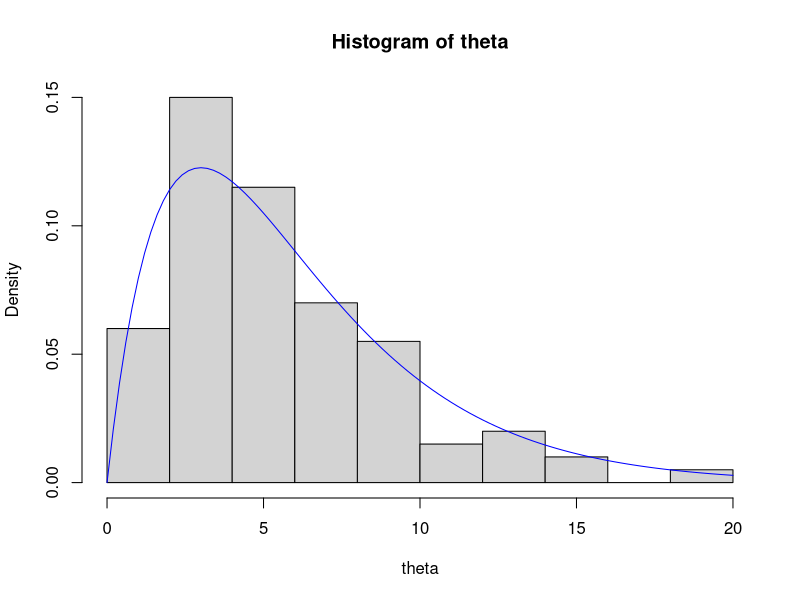
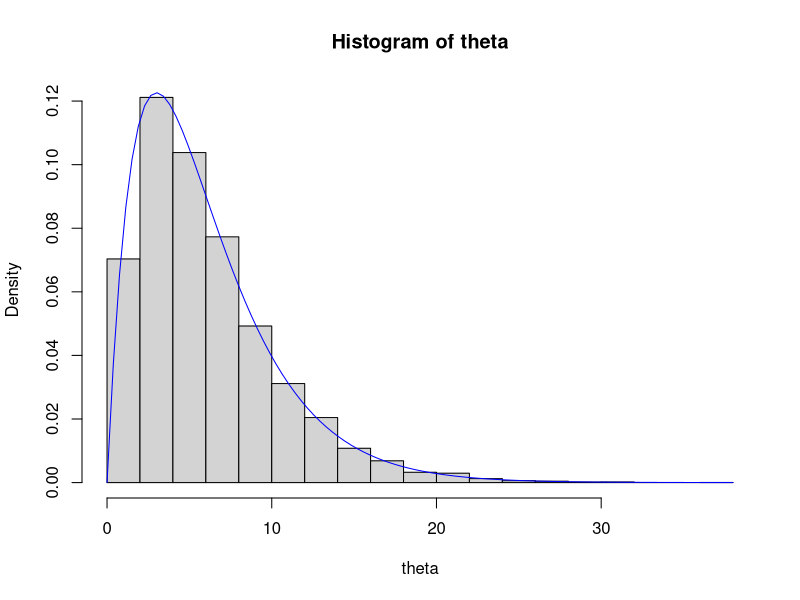
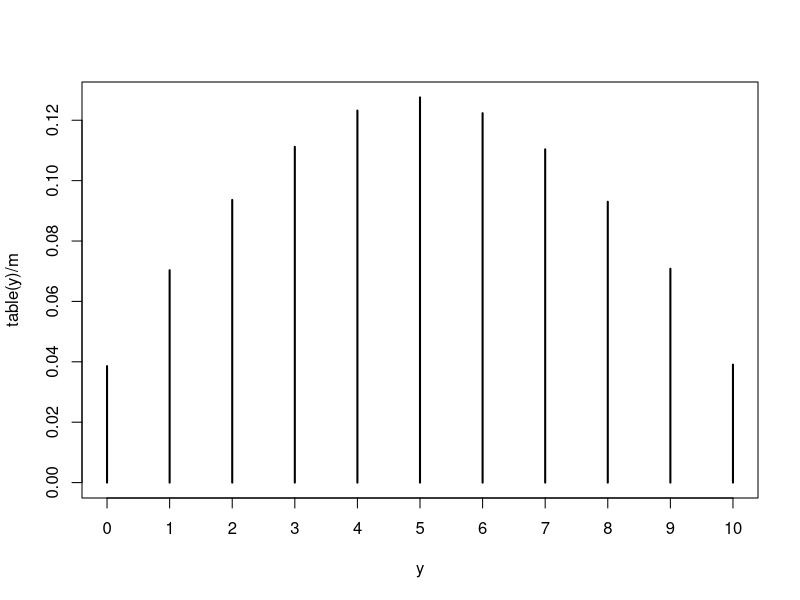

Write the R code that produced these figures, in order.




set.seed(32)


####n = 100

n = 100
a = 2.0
b = 1.0/3.0

theta = rgamma(n,a,b)

head(theta)

tail(theta)

hist(theta, freq=FALSE)
curve(dgamma(x,a,b), col = "blue", add = TRUE)

sum(theta)/n
mean(theta) #simuleeritud keskmine
a/b #see on antud gamma jaotuse analüütiline keskmine. Meie simuleeritud keskmine pole väga hea


###n = 10000

  n = 10000
  a = 2.0
  b = 1.0/3.0
  
  theta = rgamma(n,a,b)
  
  head(theta)
  
  tail(theta)
  
  hist(theta, freq=FALSE)
  curve(dgamma(x,a,b), col = "blue", add = TRUE)

mean(theta)


var(theta) #simuleeritud variatsioon
a/b^2 #analüütiline variatsioon - suht lähedal

ind <- theta < 5.0 #millised väärtused on simulatsioonis alla 5
head(ind)
mean(ind) # simulatsiooni hinnang, et väärtus on alla 5.0
pgamma(5,2,1/3) #analüütiline hinnang, et väärtus on alla 5.0       

quantile(theta,.95) #paneb theta vektori numbrid järjekorda ja võtab 95th quantile'i
qgamma(.95,2,1/3) #analüütiline meie gamma quantile

se <- sd(theta)/sqrt(n) #monte carlo hinnangu standardviga
se

2.0*se #usalduspiiride ulatus keskmisele. Ütleb, et oleme 95% kindlad, et tõeline theta väärtus pole
#kaugemal kui see väärtus keskmisest:

mean(theta) - (2.0*se)
mean(theta) + (2.0*se)

se <- sd(ind)/sqrt(n) 
se #usalduspiiride ulatus tõenäosusele, et väärtus on alla 5.0
#ehk proportsioonile väärtustele, mis on simulatsioonis alla 5.0. 

2*se #Peaks ütlema meile sisuliselt, et 95% tõenäosus, et kui teeme simulatsiooni, 
#siis alla 5.0 jäävate väärtuste proportsioon jääb meie mean(ind) väärtusest nii palju
#mõlemale poole (+ ja -)

####HIERHARHILINE MUDEL
##2 sammu:

m = 1e5 #Montecarlo valimi suurus
y <- numeric(m) #tühi numbriline vektor m liikmega
phi <- numeric(m) #---"---

#järgmises funktsioonis me sisuliselt tõmbame ükshaaval phi vektorisse ühe väärtuse 
#beta jaotusest ja paneme selle väärtuse binomiaalse jaotuse parameetriks, et tõmmata
#y vektorisse üks väärtus. Teeme seda 1e5 ehk 100k korda.
for (i in 1:m){
  phi[i] <- rbeta(1, 2, 2)
  y[i] <- rbinom(1,10,phi[i])
}

#Siin teeme sama asja, mis üleval ainult vektoritega, mis on vääääga palju kiirem
#sisuliselt teeme kohe 100k tõmmet phi vektorisse ja seejärel kasutame igat phi
#vektori liiget ükshaaval, et teha igale phi vektori väärtusele vastav tõmmet
#binomiaalsest jaotusest y vektorisse ja nii 100k korda.
phi <- rbeta(m,2,2)
y <- rbinom(m,10,phi)

#Nüüd vaatame y  marginaalse jaotuse omadusi. Sisuliselt lihtalt ignoreerime
#Phi-d ja vaatame y-d Aga pea meeles, et y marginaalne jaotus pole binomiaalne
#vaid beta-bionmiaalne, sest parameeter phi ei ole püsiv.

table(y) #Vaatame kui palju me erinevaid väärtuseid saime y vektorisse
plot(table(y)/m) #plotime tõenäosused saada mingit y väärtust
mean(y) # samuti saame leida marginaalne y beta-binomiaalse jaotuse keskmise



m <- 1e5
theta <- numeric(m)

theta <- rbeta(m,5,3)
theta <- theta/(1-theta)

0.625/(1-0.625)

head(theta)

mean(theta>1)
          
qnorm(0.3,0,1)

monorm <- rnorm(m,0,1)
quantile(monorm, 0.3)

sqrt(5.2/5000)


Q = matrix(c(0.0, 1, 
             0.3, 0.7), 
             nrow=2, byrow=TRUE)

n = 100000
x = numeric(n)
x[1] = 1 # fix the state as 1 for time 1
for (i in 2:n) {
  x[i] = sample.int(2, size=1, prob=Q[x[i-1],])}

table(x)/n

vec <- c(1, 0)

vec %*% Q %*% Q %*% Q
  
vec %*% Q

W = matrix(c(.365, .635, 
             1, 0), 
           nrow=2, byrow=TRUE)

W30 = W

for (i in 2:30) {
  W30 = W30 %*% W
}

round(W30, 3)

install.packages("rjags")
